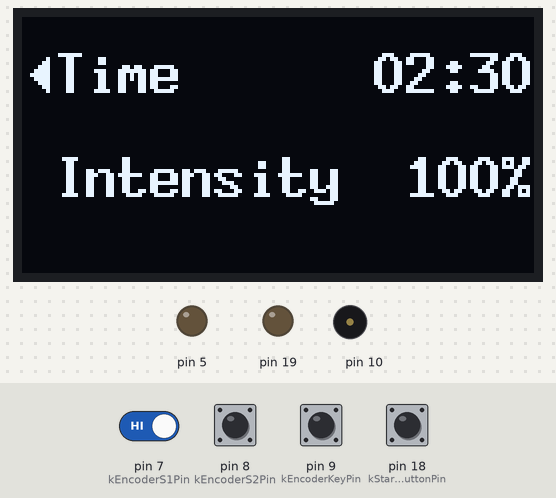
This program was run on a simulated SparkFun Pro Micro, built with avr-gcc and run on an emulated ATmega32U4. Parts: 128×64 one-colour display, output pins drawn as LEDs (lit = HIGH), buzzer (waves = sounding). Dashed ring = blinking. The test bench sets the inputs (shaded band); at power-on: pin 7 (kEncoderS1Pin), pin 8 (kEncoderS2Pin), pin 9 (kEncoderKeyPin), pin 18 (kStartStopButtonPin) HIGH. What the program prints to the serial monitor is not drawn.

Above: at 2.7 s.
2.8 s: pin 18 (kStartStopButtonPin) pulled LOW for 0.15 s
At 3.8 s:
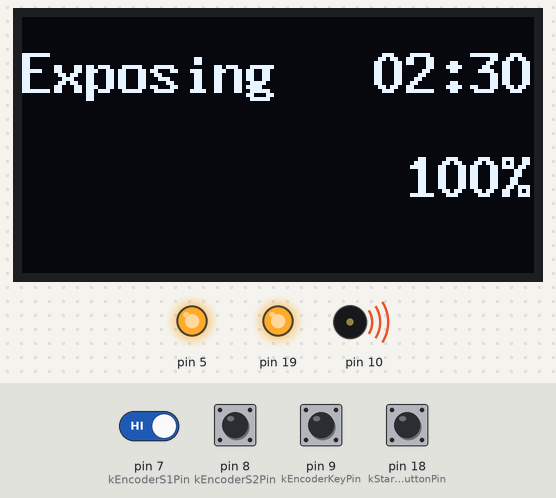
5.9 s: pin 18 (kStartStopButtonPin) pulled LOW for 1 s
At 6.17 s:
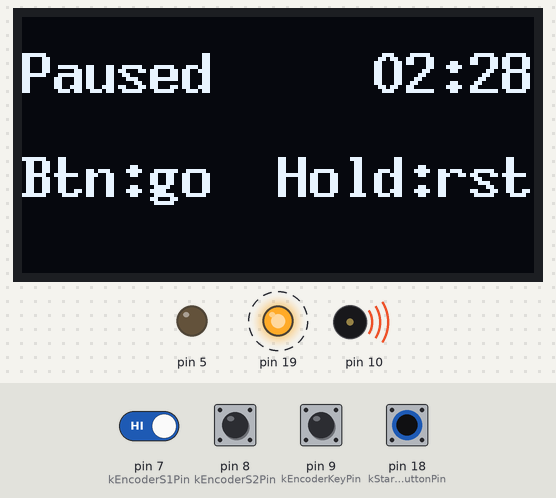
7.5 s: pin 18 (kStartStopButtonPin) pulled LOW for 0.15 s
At 8.1 s:
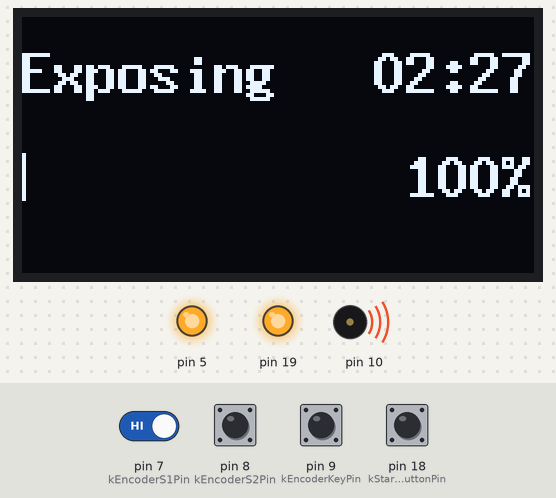
8.2 s: pin 9 (kEncoderKeyPin) pulsed LOW 2 times (0.12 s each, 0.3 s apart)
At 9.2 s:
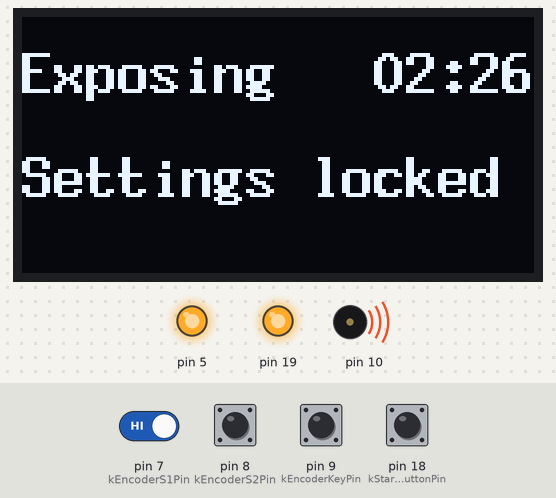
11.7 s: pin 7 (kEncoderS1Pin) driven LOW and pin 18 (kStartStopButtonPin) driven LOW
At 14.6 s:
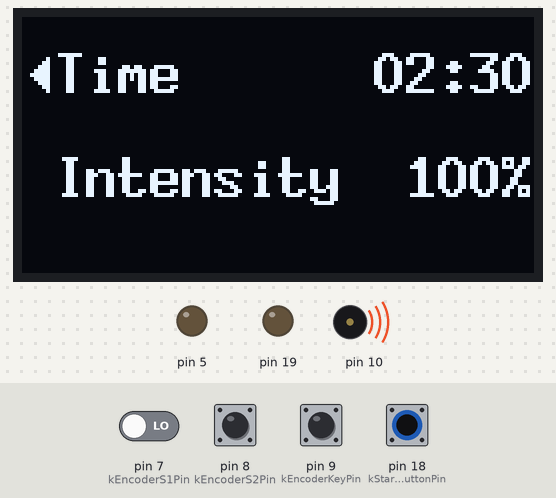
Timing chart, 0 to 15.7 s (numbered marks = the images above; inputs shaded):
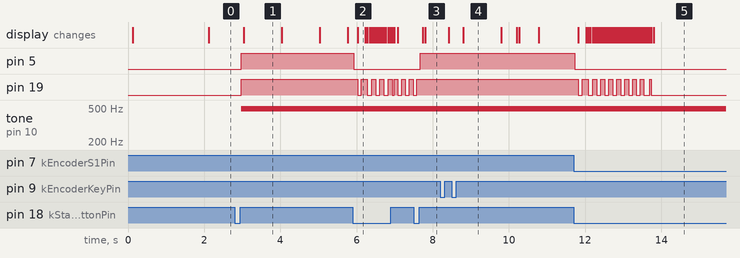

Measured:
- after the input at 2.8 s, pin 5, pin 19: LOW → HIGH after 0.18 s; tone on pin 10: silent → 490 Hz after 0.18 s; the display: changes after 0.24 s (image 1)
- after the input at 5.9 s, pin 5: HIGH → LOW at once; pin 19: alternates HIGH for 0.11 s and LOW for 0.10 s, starting after 0.13 s; the display: changes after 0.13 s (image 2)
- after the input at 7.5 s, pin 5: LOW → HIGH after 0.18 s; pin 19: goes on until 7.6 s, then stays HIGH; the display: first changes after 0.24 s (image 3 shows a later state)
- after the input at 8.2 s, the display: first changes after 0.22 s (image 4 shows a later state)
- after the input at 11.7 s, pin 5: HIGH → LOW at once; pin 19: goes LOW 0.10 s, HIGH 0.16 s, 7 × (LOW 0.11 s, HIGH 0.11 s), LOW 0.15 s, HIGH 0.05 s, then LOW, starting after 0.12 s; the display: first changes after 0.12 s (image 5 shows a later state)
- what the display in image 1 shows lasts 1.0 s, from 3.0 s to 4.0 s

The program:

main.cpp
```cpp
#include <Arduino.h>
#include <avr/wdt.h>

#include "config.h"
#include "display.h"
#include "input.h"
#include "outputs.h"
#include "state_machine.h"
#include "storage.h"
#include "timebase.h"

// On ATmega32U4, watchdog can survive reset; clear it before Arduino init.
void clearWatchdogAtBoot() __attribute__((naked)) __attribute__((section(".init3")));
void clearWatchdogAtBoot() {
    MCUSR = 0;
    wdt_disable();
}

namespace {

Display gDisplay;
Input gInput;
Outputs gOutputs;
Storage gStorage;
StateMachine gStateMachine;

MachineState gPrevState = MachineState::Boot;

constexpr bool kEnableWatchdogByDefault = true;
// Development override: set false to force watchdog off regardless of defaults.
constexpr bool kWatchdogOverrideEnabled = false;
bool gWatchdogEnabled = false;

void configureInputs() {
    pinMode(Config::kStartStopButtonPin, INPUT_PULLUP);
    pinMode(Config::kEncoderKeyPin, INPUT_PULLUP);
    pinMode(Config::kEncoderS1Pin, INPUT_PULLUP);
    pinMode(Config::kEncoderS2Pin, INPUT_PULLUP);
}

}  // namespace

void setup() {
    // Safety first: force UV output off before any slower initialization work.
    Outputs::forceUvOffEarly();

    configureInputs();

    Serial.begin(115200);

    const uint32_t initMs = Timebase::nowMs();

    gOutputs.begin(initMs);
    gDisplay.begin();
    gInput.begin(initMs);

    const PersistedSettings settings = gStorage.loadOrDefault();
    const uint32_t bootStartMs = Timebase::nowMs();
    gStateMachine.begin(bootStartMs, settings);
    gPrevState = gStateMachine.state();

    // Render boot screen immediately so it is visible even before first loop tick.
    gDisplay.render(gStateMachine.makeScreen(bootStartMs));
    gOutputs.apply(gStateMachine.outputs(), bootStartMs);

    gWatchdogEnabled = kEnableWatchdogByDefault && kWatchdogOverrideEnabled;

    if (gWatchdogEnabled) {
        wdt_enable(WDTO_8S);
    }

    Serial.print("WDT: ");
    Serial.println(gWatchdogEnabled ? "ON (8s)" : "OFF (override)");
}

void loop() {
    if (gWatchdogEnabled) {
        wdt_reset();
    }

    const uint32_t nowMs = Timebase::nowMs();

    gInput.poll(nowMs);

    InputEvent event{};
    while (gInput.pop(&event)) {
        gStateMachine.handleEvent(event, nowMs);
        gOutputs.apply(gStateMachine.outputs(), nowMs);
    }

    gStateMachine.tick(nowMs);

    const MachineState stateNow = gStateMachine.state();
    if (gPrevState != MachineState::Exposing && stateNow == MachineState::Exposing) {
        gOutputs.triggerStartBuzz(nowMs);
        gStorage.saveIfChanged(gStateMachine.currentSettings());
    }
    if (gPrevState != MachineState::Done && stateNow == MachineState::Done) {
        gOutputs.startDoneBuzz(nowMs);
    }
    if (gPrevState == MachineState::Done && stateNow != MachineState::Done) {
        gOutputs.stopBuzz();
    }
    gPrevState = stateNow;

    gDisplay.render(gStateMachine.makeScreen(nowMs));
    gOutputs.apply(gStateMachine.outputs(), nowMs);
}
```

display.h
```cpp
#pragma once

#include <U8g2lib.h>

#include "state_machine.h"

class Display {
public:
    Display();

    void begin();
    void render(const ScreenBuffer& screen);

private:
    static constexpr uint8_t kCellWidthPx = 8;
    static constexpr uint8_t kCellHeightPx = 13;
    static constexpr uint8_t kLine1TopPx = 8;
    static constexpr uint8_t kLine2TopPx = 34;

    void drawCellGlyph(char c, uint8_t col, uint8_t rowTopPx);
    void drawTextLine(const char* line, uint8_t rowTopPx);

    U8G2_SSD1306_128X64_NONAME_F_HW_I2C oled_;
    ScreenBuffer last_{};
    bool hasLast_ = false;
};
```

events.h
```cpp
#pragma once

#include <stdint.h>

enum class InputEventType : uint8_t {
    ButtonDown,
    ButtonHold,
    ButtonUp,
    EncoderRotate,
    EncoderPress,
};

struct InputEvent {
    InputEventType type;
    int8_t value;      // EncoderRotate uses +/- detents, others use 0.
    uint32_t atMs;
};
```

input.h
```cpp
#pragma once

#include <stdint.h>

#include "events.h"

class Input {
public:
    void begin(uint32_t nowMs);
    void poll(uint32_t nowMs);
    bool pop(InputEvent* event);

private:
    bool push(const InputEvent& event);

    static constexpr uint8_t kQueueCapacity = 16;
    InputEvent queue_[kQueueCapacity]{};
    uint8_t qHead_ = 0;
    uint8_t qTail_ = 0;

    // Main button (D6)
    bool btnLastReading_ = true;
    bool btnStable_ = true;
    uint32_t btnLastEdgeMs_ = 0;
    bool btnDown_ = false;
    uint32_t btnDownMs_ = 0;
    bool btnHoldSent_ = false;

    // Encoder push (D9)
    bool encKeyLastReading_ = true;
    bool encKeyStable_ = true;
    uint32_t encKeyLastEdgeMs_ = 0;
    bool encKeyDown_ = false;
    uint32_t encKeyDownMs_ = 0;

    // Encoder quadrature (D7/D8)
    uint8_t encPrevAB_ = 0;
    int8_t encQuarterAccum_ = 0;
};
```

outputs.h
```cpp
#pragma once

#include <stdint.h>

#include "state_machine.h"

class Outputs {
public:
    static void forceUvOffEarly();

    void begin(uint32_t nowMs);
    void apply(const OutputSnapshot& snapshot, uint32_t nowMs);
    void triggerStartBuzz(uint32_t nowMs);
    void startDoneBuzz(uint32_t nowMs);
    void stopBuzz();

private:
    enum class BuzzerMode : uint8_t {
        Off,
        SinglePulse,
        Repeating,
    };

    void applyLedMode(LedMode mode, uint32_t nowMs);

    LedMode ledMode_ = LedMode::Off;
    bool ledOn_ = false;
    uint32_t lastLedEdgeMs_ = 0;
    uint8_t uvDuty_ = 0;
    bool buzzerOn_ = false;
    uint32_t buzzerUntilMs_ = 0;
    BuzzerMode buzzerMode_ = BuzzerMode::Off;
};
```

state_machine.h
```cpp
#pragma once

#include <stdint.h>

#include "events.h"

enum class MachineState : uint8_t {
    Boot,
    Ready,
    Exposing,
    Paused,
    Done,
};

enum class SelectedField : uint8_t {
    Time,
    Intensity,
};

enum class LedMode : uint8_t {
    Off,
    Solid,
    SlowBlink,
    FastBlink,
    VeryFastBlink,
};

struct PersistedSettings {
    uint16_t timeSec;
    uint8_t intensityPct;
};

struct OutputSnapshot {
    uint8_t uvDuty;  // 0..255
    LedMode ledMode;
};

struct ScreenBuffer {
    char line1[17];
    char line2[17];
};

class StateMachine {
public:
    void begin(uint32_t nowMs, const PersistedSettings& settings);
    void handleEvent(const InputEvent& event, uint32_t nowMs);
    void tick(uint32_t nowMs);

    MachineState state() const { return state_; }
    SelectedField selectedField() const { return selectedField_; }
    PersistedSettings currentSettings() const { return {setTimeSec_, intensityPct_}; }
    uint32_t remainingMs() const { return remainingMs_; }

    OutputSnapshot outputs() const;
    ScreenBuffer makeScreen(uint32_t nowMs) const;

private:
    void enterReady();
    void enterExposing(uint32_t nowMs, bool fromPaused);
    void enterPaused(uint32_t nowMs);
    void enterDone();

    void showLockedHint(uint32_t nowMs);

    static uint16_t stepTimeBy(uint16_t value, int16_t deltaSec);

    uint8_t uvDutyFromIntensity() const;
    uint16_t displayedRemainingSec() const;

    MachineState state_ = MachineState::Boot;
    SelectedField selectedField_ = SelectedField::Time;

    uint16_t setTimeSec_ = 0;
    uint8_t intensityPct_ = 0;

    uint32_t bootStartedMs_ = 0;
    uint32_t remainingMs_ = 0;
    uint32_t runSegmentStartedMs_ = 0;
    uint32_t runSegmentStartRemainingMs_ = 0;

    uint32_t lockedHintUntilMs_ = 0;

    bool mainButtonDown_ = false;
    uint32_t mainButtonDownMs_ = 0;
    bool pressActive_ = false;
    MachineState pressStartState_ = MachineState::Boot;
    bool pressConsumed_ = false;
    bool pressCausedPause_ = false;
    bool hasLastEncoderRotateMs_ = false;
    uint32_t lastEncoderRotateMs_ = 0;
};
```

storage.h
```cpp
#pragma once

#include "state_machine.h"

class Storage {
public:
    PersistedSettings loadOrDefault();
    void saveIfChanged(const PersistedSettings& settings);

private:
    bool isTimeValid(uint16_t sec) const;
    bool isIntensityValid(uint8_t pct) const;

    PersistedSettings lastSaved_{};
    bool hasLastSaved_ = false;
};
```

timebase.h
```cpp
#pragma once

#include <stdint.h>

#ifdef ARDUINO
#include <Arduino.h>
#endif

namespace Timebase {

inline uint32_t nowMs() {
#ifdef ARDUINO
    return millis();
#else
    return 0;
#endif
}

}  // namespace Timebase
```

display.cpp
```cpp
#include "display.h"

#include <Arduino.h>
#include <string.h>
#include <Wire.h>

#include "config.h"

Display::Display() : oled_(U8G2_R0, U8X8_PIN_NONE) {
    memset(&last_, 0, sizeof(last_));
}

void Display::drawCellGlyph(const char c, const uint8_t col, const uint8_t rowTopPx) {
    const uint8_t x = static_cast<uint8_t>(col * kCellWidthPx);

    if (c >= 0 && c <= 4) {
        // Keep the old 5-step progress granularity: glyph 0..4 = 1..5 columns filled.
        const uint8_t fillPx = static_cast<uint8_t>(c + 1);
        oled_.drawBox(x, rowTopPx, fillPx, kCellHeightPx - 1);
        return;
    }

    if (c == 5) {
        // Selector arrow used by the ready screen.
        const uint8_t yMid = static_cast<uint8_t>(rowTopPx + (kCellHeightPx / 2));
        for (uint8_t i = 0; i < 5; ++i) {
            const uint8_t y0 = static_cast<uint8_t>(yMid - i);
            const uint8_t y1 = static_cast<uint8_t>(yMid + i);
            oled_.drawVLine(static_cast<uint8_t>(x + 2 + i), y0, static_cast<uint8_t>(y1 - y0 + 1));
        }
        return;
    }

    const char text[2] = {c, '\0'};
    const uint8_t baseline = static_cast<uint8_t>(rowTopPx + 11);
    oled_.drawStr(x, baseline, text);
}

void Display::drawTextLine(const char* line, const uint8_t rowTopPx) {
    for (uint8_t col = 0; col < Config::kDisplayCols; ++col) {
        drawCellGlyph(line[col], col, rowTopPx);
    }
}

void Display::begin() {
    Wire.begin();
    Wire.beginTransmission(Config::kDisplayI2cAddress);
    const uint8_t i2cStatus = Wire.endTransmission();
    (void)i2cStatus;

    oled_.setI2CAddress(static_cast<uint8_t>(Config::kDisplayI2cAddress << 1));
    oled_.begin();
    oled_.setFont(u8g2_font_8x13B_mf);
    oled_.setFontMode(1);
    oled_.setDrawColor(1);
    oled_.clearBuffer();
    oled_.sendBuffer();
}

void Display::render(const ScreenBuffer &screen) {
    bool changed = !hasLast_;
    for (uint8_t row = 0; row < Config::kDisplayRows; ++row) {
        const char *src = (row == 0) ? screen.line1 : screen.line2;
        char *old = (row == 0) ? last_.line1 : last_.line2;

        for (uint8_t col = 0; col < Config::kDisplayCols; ++col) {
            if (old[col] != src[col]) {
                changed = true;
                old[col] = src[col];
            }
        }
    }

    if (!changed) {
        return;
    }

    oled_.clearBuffer();
    drawTextLine(last_.line1, kLine1TopPx);
    drawTextLine(last_.line2, kLine2TopPx);
    oled_.sendBuffer();
    hasLast_ = true;
}
```

input.cpp
```cpp
#include "input.h"

#include <Arduino.h>

#include "config.h"

namespace {

int8_t decodeQuadratureStep(const uint8_t prevAB, const uint8_t currAB) {
    // 4-bit transition lookup: prevAB<<2 | currAB
    static const int8_t table[16] = {
        0, -1, +1, 0,
        +1, 0, 0, -1,
        -1, 0, 0, +1,
        0, +1, -1, 0,
    };
    return table[(prevAB << 2) | currAB];
}

}  // namespace

void Input::begin(uint32_t nowMs) {
    btnLastReading_ = digitalRead(Config::kStartStopButtonPin);
    btnStable_ = btnLastReading_;
    btnLastEdgeMs_ = nowMs;
    btnDown_ = false;
    btnDownMs_ = nowMs;
    btnHoldSent_ = false;

    encKeyLastReading_ = digitalRead(Config::kEncoderKeyPin);
    encKeyStable_ = encKeyLastReading_;
    encKeyLastEdgeMs_ = nowMs;
    encKeyDown_ = false;
    encKeyDownMs_ = nowMs;

    const uint8_t a = digitalRead(Config::kEncoderS1Pin) ? 1U : 0U;
    const uint8_t b = digitalRead(Config::kEncoderS2Pin) ? 1U : 0U;
    encPrevAB_ = static_cast<uint8_t>((a << 1) | b);
    encQuarterAccum_ = 0;
}

bool Input::push(const InputEvent& event) {
    const uint8_t next = static_cast<uint8_t>((qHead_ + 1U) % kQueueCapacity);
    if (next == qTail_) {
        return false;
    }
    queue_[qHead_] = event;
    qHead_ = next;
    return true;
}

bool Input::pop(InputEvent* event) {
    if (qHead_ == qTail_) {
        return false;
    }
    *event = queue_[qTail_];
    qTail_ = static_cast<uint8_t>((qTail_ + 1U) % kQueueCapacity);
    return true;
}

void Input::poll(uint32_t nowMs) {
    // --- Start/Stop button debounce + DOWN/HOLD/UP events (active low) ---
    const bool btnReading = digitalRead(Config::kStartStopButtonPin);
    if (btnReading != btnLastReading_) {
        btnLastReading_ = btnReading;
        btnLastEdgeMs_ = nowMs;
    }

    if ((nowMs - btnLastEdgeMs_) >= Config::kButtonDebounceMs && btnStable_ != btnReading) {
        btnStable_ = btnReading;
        if (!btnStable_) {
            btnDown_ = true;
            btnDownMs_ = nowMs;
            btnHoldSent_ = false;
            push({InputEventType::ButtonDown, 0, nowMs});
        } else {
            if (btnDown_) {
                push({InputEventType::ButtonUp, 0, nowMs});
            }
            btnDown_ = false;
            btnHoldSent_ = false;
        }
    }

    if (btnDown_ && !btnHoldSent_ && (nowMs - btnDownMs_ >= Config::kResetHoldMs)) {
        btnHoldSent_ = true;
        push({InputEventType::ButtonHold, 0, nowMs});
    }

    // --- Encoder push debounce: short press on release, long press ignored ---
    const bool encKeyReading = digitalRead(Config::kEncoderKeyPin);
    if (encKeyReading != encKeyLastReading_) {
        encKeyLastReading_ = encKeyReading;
        encKeyLastEdgeMs_ = nowMs;
    }

    if ((nowMs - encKeyLastEdgeMs_) >= Config::kButtonDebounceMs && encKeyStable_ != encKeyReading) {
        encKeyStable_ = encKeyReading;
        if (!encKeyStable_) {
            encKeyDown_ = true;
            encKeyDownMs_ = nowMs;
        } else if (encKeyDown_) {
            const uint32_t heldMs = nowMs - encKeyDownMs_;
            if (heldMs < Config::kEncoderLongPushIgnoreMs) {
                push({InputEventType::EncoderPress, 0, nowMs});
            }
            encKeyDown_ = false;
        }
    }

    // --- Encoder quadrature decode (one detent = one step) ---
    if (btnDown_) {
        // While main button is held, ignore rotation events.
        const uint8_t a = digitalRead(Config::kEncoderS1Pin) ? 1U : 0U;
        const uint8_t b = digitalRead(Config::kEncoderS2Pin) ? 1U : 0U;
        encPrevAB_ = static_cast<uint8_t>((a << 1) | b);
        encQuarterAccum_ = 0;
        return;
    }

    const uint8_t a = digitalRead(Config::kEncoderS1Pin) ? 1U : 0U;
    const uint8_t b = digitalRead(Config::kEncoderS2Pin) ? 1U : 0U;
    const uint8_t currAB = static_cast<uint8_t>((a << 1) | b);

    if (currAB != encPrevAB_) {
        int8_t step = decodeQuadratureStep(encPrevAB_, currAB);
        encPrevAB_ = currAB;

        if (Config::kReverseEncoderDirection) {
            step = static_cast<int8_t>(-step);
        }

        encQuarterAccum_ = static_cast<int8_t>(encQuarterAccum_ + step);

        while (encQuarterAccum_ >= static_cast<int8_t>(Config::kEncoderPulsesPerDetent)) {
            encQuarterAccum_ = static_cast<int8_t>(encQuarterAccum_ - Config::kEncoderPulsesPerDetent);
            push({InputEventType::EncoderRotate, +1, nowMs});
        }

        while (encQuarterAccum_ <= -static_cast<int8_t>(Config::kEncoderPulsesPerDetent)) {
            encQuarterAccum_ = static_cast<int8_t>(encQuarterAccum_ + Config::kEncoderPulsesPerDetent);
            push({InputEventType::EncoderRotate, -1, nowMs});
        }
    }
}
```

native_stub_main.cpp
```cpp
#ifndef ARDUINO

int main() {
    return 0;
}

#endif
```

storage.cpp
```cpp
#include "storage.h"

#include <Arduino.h>
#include <EEPROM.h>

#include "config.h"

namespace {

constexpr uint16_t kMagic = 0x4252;  // 'BR'

struct StoredData {
    uint16_t magic;
    uint16_t timeSec;
    uint8_t intensityPct;
    uint8_t crc;
};

uint8_t checksum(const StoredData& d) {
    const uint8_t* p = reinterpret_cast<const uint8_t*>(&d);
    uint8_t sum = 0;
    for (size_t i = 0; i < sizeof(StoredData) - 1; ++i) {
        sum ^= p[i];
    }
    return sum;
}

PersistedSettings defaults() {
    return {Config::kTimeDefaultSec, Config::kIntensityDefaultPct};
}

}  // namespace

bool Storage::isIntensityValid(const uint8_t pct) const {
    if (pct < Config::kIntensityMinPct || pct > Config::kIntensityMaxPct) {
        return false;
    }
    return (pct % Config::kIntensityStepPct) == 0;
}

bool Storage::isTimeValid(const uint16_t sec) const {
    if (sec < Config::kTimeMinSec || sec > Config::kTimeMaxSec) {
        return false;
    }

    // Validate against the configured stepping grid.
    uint16_t v = Config::kTimeMinSec;
    while (v < Config::kTimeMaxSec) {
        if (v == sec) {
            return true;
        }
        if (v < 60) {
            ++v;
        } else if (v < 300) {
            v = static_cast<uint16_t>(v + 5);
        } else {
            v = static_cast<uint16_t>(v + 15);
        }
    }
    return sec == Config::kTimeMaxSec;
}

PersistedSettings Storage::loadOrDefault() {
    StoredData raw{};
    EEPROM.get(0, raw);

    PersistedSettings s = defaults();

    const bool ok = raw.magic == kMagic && raw.crc == checksum(raw) && isTimeValid(raw.timeSec) &&
                    isIntensityValid(raw.intensityPct);
    if (ok) {
        s.timeSec = raw.timeSec;
        s.intensityPct = raw.intensityPct;
    }

    lastSaved_ = s;
    hasLastSaved_ = true;
    return s;
}

void Storage::saveIfChanged(const PersistedSettings& settings) {
    if (!hasLastSaved_) {
        lastSaved_ = loadOrDefault();
    }

    if (settings.timeSec == lastSaved_.timeSec && settings.intensityPct == lastSaved_.intensityPct) {
        return;
    }

    StoredData raw{};
    raw.magic = kMagic;
    raw.timeSec = settings.timeSec;
    raw.intensityPct = settings.intensityPct;
    raw.crc = checksum(raw);

    EEPROM.put(0, raw);
    lastSaved_ = settings;
}
```

Source omitted: outputs.cpp (3904 bytes), state_machine.cpp (13252 bytes), config.h (2343 bytes)
